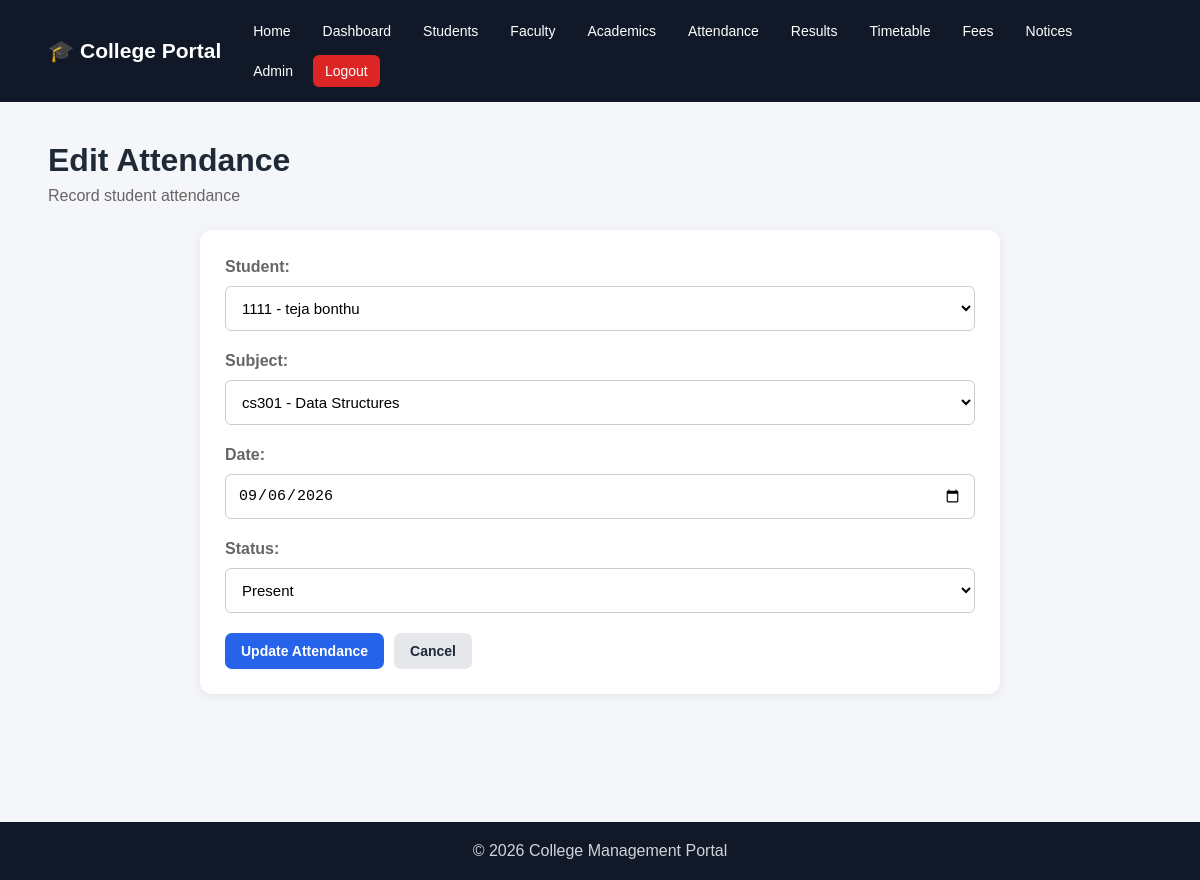
Page /attendance/1/edit/ (signed in) on the committed database.
### students/models.py (models this page shows)
class Student(models.Model):
    GENDER_CHOICES = [
        ('Male', 'Male'),
        ('Female', 'Female'),
        ('Other', 'Other'),
    ]
    student_id = models.CharField(
        max_length=20,
        unique=True
    )
    first_name = models.CharField(
        max_length=100
    )
    last_name = models.CharField(
        max_length=100
    )
    email = models.EmailField(
        unique=True
    )
    phone = models.CharField(
        max_length=15
    )
    date_of_birth = models.DateField()
    gender = models.CharField(
        max_length=10,
        choices=GENDER_CHOICES
    )
    department = models.CharField(
        max_length=100
    )
    course = models.CharField(
        max_length=100
    )
    year = models.IntegerField()
    address = models.TextField()
    admission_date = models.DateField(
        auto_now_add=True
    )
    created_at = models.DateTimeField(
        auto_now_add=True
    )
    def __str__(self):
        return f"{self.student_id} - {self.first_name} {self.last_name}"

### attendance/models.py (models this page shows, shortened)
class Attendance(models.Model):
    STATUS_CHOICES = [
        ('Present', 'Present'),
        ('Absent', 'Absent'),
    ]
    student = models.ForeignKey(
        Student,
        on_delete=models.CASCADE,
        related_name='attendance_records'
    )
    subject = models.ForeignKey(
        Subject,
        on_delete=models.CASCADE,
        related_name='attendance_records'
    )
    date = models.DateField()
    status = models.CharField(
        max_length=10,
        choices=STATUS_CHOICES
    )
    created_at = models.DateTimeField(
        auto_now_add=True
    )
    class Meta:
        unique_together = (
            'student',
            'subject',
            'date',
        )
        ordering = [
            '-date'
        ]

### attendance/views.py (the view)
@login_required
def attendance_update(request, pk):
    attendance = get_object_or_404(
        Attendance,
        pk=pk
    )
    if request.method == 'POST':
        form = AttendanceForm(
            request.POST,
            instance=attendance
        )
        if form.is_valid():
            form.save()
            return redirect(
                'attendance_list'
            )
    else:
        form = AttendanceForm(
            instance=attendance
        )
    return render(
        request,
        'attendance/attendance_form.html',
        {
            'form': form,
            'attendance': attendance
        }
    )

### attendance/forms.py
class AttendanceForm(forms.ModelForm):
    class Meta:
        model = Attendance
        fields = [
            'student',
            'subject',
            'date',
            'status',
        ]
        widgets = {
            'date': forms.DateInput(
                attrs={
                    'type': 'date'
                }
            ),
        }

### academics/models.py (called while the page is built)
    def __str__(self):
        return f"{self.subject_code} - {self.subject_name}"

### templates/attendance/attendance_form.html (shortened to what this page needs)
{% extends 'base.html' %}
{% block content %}
<div class="page-header">
    <div>
        <h1>
            {% if attendance %}
            Edit Attendance
            {% else %}
            Mark Attendance
            {% endif %}
        </h1>
        <p>
            Record student attendance
        </p>
    </div>
</div>
<div class="card form-card">
    <form method="POST">
        {{ form.as_p }}
        <div class="form-buttons">
            <button
                type="submit"
                class="btn-primary">
                {% if attendance %}
                Update Attendance
                {% else %}
                Mark Attendance
                {% endif %}
            </button>
            <a
                href="{% url 'attendance_list' %}"
                class="btn-secondary">
                Cancel
            </a>
        </div>
    </form>
</div>
{% endblock %}

### static/css/style.css (style rules this page uses)
* { margin: 0; padding: 0; box-sizing: border-box; }
body { font-family: Arial, sans-serif; background: #f5f7fb; color: #222; }
.card { background: white; padding: 25px; border-radius: 12px; box-shadow: 0 3px 15px rgba(0, 0, 0, 0.08); }
.card p { color: #666; line-height: 1.5; }
.page-header { display: flex; justify-content: space-between; align-items: center; margin: 40px 0 25px; }
.page-header h1 { font-size: 32px; margin-bottom: 8px; }
.page-header p { color: #666; }
.form-card { max-width: 800px; margin: 0 auto; }
.form-card form p { margin-bottom: 18px; }
.form-card label { display: block; font-weight: bold; margin-bottom: 7px; }
.form-card input, .form-card select, .form-card textarea { width: 100%; padding: 12px; border: 1px solid #ccc; border-radius: 6px; font-size: 15px; }
.form-buttons { margin-top: 25px; display: flex; gap: 10px; flex-wrap: wrap; }
.btn-primary, .btn-secondary, .btn-danger { display: inline-block; padding: 11px 20px; border-radius: 6px; text-decoration: none; border: none; cursor: pointer; font-size: 15px; font-weight: bold; }
.btn-primary { background: #2563eb; color: white; }
.btn-secondary { background: #64748b; color: white; }
* { box-sizing: border-box; }
body { margin: 0; font-family: Arial, Helvetica, sans-serif; background: #f4f6f9; color: #1f2937; }
a { text-decoration: none; }
.card { background: white; border-radius: 12px; padding: 25px; margin-bottom: 25px; box-shadow: 0 2px 10px rgba(0, 0, 0, 0.07); }
.btn-primary, .btn-secondary, .btn-danger { display: inline-block; border: none; padding: 10px 16px; border-radius: 7px; cursor: pointer; font-size: 14px; font-weight: 600; }
.btn-secondary { background: #e5e7eb; color: #1f2937; }
input, select, textarea { width: 100%; padding: 11px 12px; border: 1px solid #d1d5db; border-radius: 7px; font-size: 14px; background: white; }
.form-buttons { display: flex; gap: 10px; margin-top: 20px; }

### rows in the picture
Student: student "1111 - teja bonthu"
Attendance: subject "cs301 - Data Structures", date "09/06/2026", status "Present"
